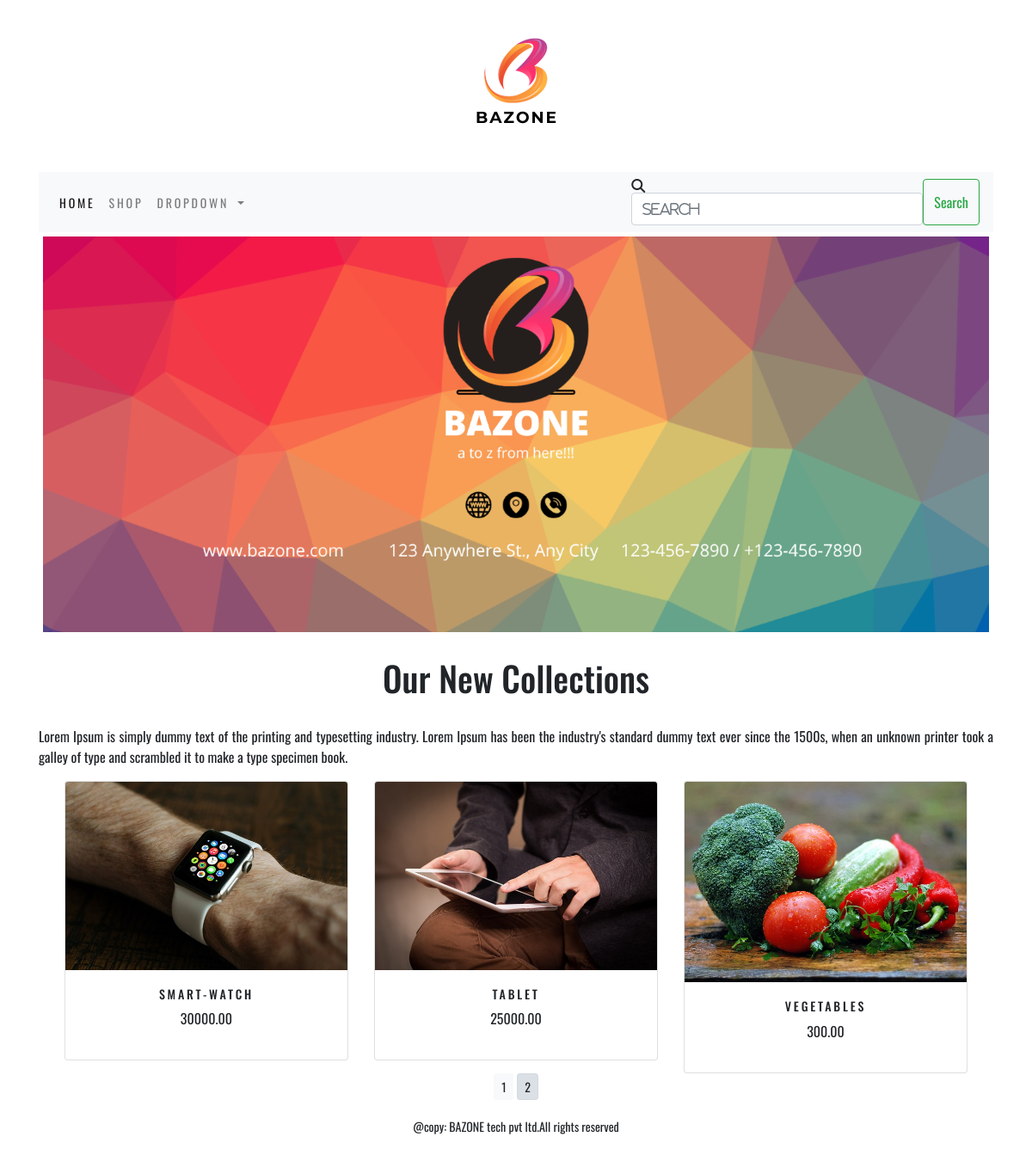
Screenshot of /shop/?page=2 with the database file from the repository.
### ecomapp/models.py (models this page shows, shortened)
class Product(models.Model):
    name = models.CharField(max_length=250, unique=True)
    slug = models.SlugField(max_length=250, unique=True)
    description = models.TextField(blank=True)
    price = models.DecimalField(max_digits=20, decimal_places=2)
    category = models.ForeignKey(Category, on_delete=models.CASCADE)
    image = models.ImageField(upload_to='product', blank=True)
    stock = models.IntegerField()
    available = models.BooleanField(default=True)
    created = models.DateTimeField(auto_now_add=True)
    updated = models.DateTimeField(auto_now=True)
    class Meta:
        ordering = ('name',)
        verbose_name = 'product'
        verbose_name_plural = 'products'
    def get_url(self):
        return reverse('shop:product_details', args=[self.category.slug, self.slug])

### ecomapp/views.py (the view)
# urls.py: path('', views.allprodcat, name="AllProdCat"),
def allprodcat(request, c_slug=None):
    c_page = None
    products_list = None
    if c_slug is not None:
        c_page = get_object_or_404(Category, slug=c_slug)
        products_list = Product.objects.all().filter(category=c_page, available=True)
    else:
        products_list = Product.objects.all().filter(available=True)
    paginator = Paginator(products_list, 6)
    try:
        page = int(request.GET.get('page', '1'))
    except:
        page = 1
    try:
        products = paginator.page(page)
    except(EmptyPage, InvalidPage):
        products = paginator.page(paginator.num_pages)
    return render(request, 'category.html', {'category': c_page, 'products': products})

### cartapp/context_processors.py (called while the page is built)
def counter(request):
    item_count = 0
    if 'admin' in request.path:
        return {}
    else:
        try:
            cart = Cart.objects.filter(cart_id=cart_id1(request))
            cart_items = CartItem.objects.all().filter(cart=cart[:1])
            for cart_item in cart_items :
                item_count += cart_item.quantity
        except DoesNotExist:
            item_count = 0
    return {'item_count': item_count}

### cartapp/views.py (called while the page is built)
def cart_id1(request):
    cart = request.session.session_key
    if not cart:
        cart = request.session.create()
    return cart

### ecomapp/context_processors.py (called while the page is built)
def menu_links(request):
    links = Category.objects.all()
    return dict(links=links)

### ecomapp/models.py (called while the page is built)
    def get_url(self):
        return reverse('shop:product_by_category', args=[self.slug])

### templates/category.html (shortened to what this page needs)
{% extends 'base.html' %}
{% load static %}
{% block content %}
    <div class="mx-auto">
        {% if category %}
        <img class="my-image" src="{{category.image.url}}" alt="{{category.name}}">
    </div>
    <br>
    <div class="mx-auto">
        <h1 class="text-center my-title">{{category.name}}</h1>
        <br>
        <p class="text-justify">{{category.description}}</p>
    </div>
    {% else %}
    <div>
        <img class="my-image my-image-padding" src="{% static 'img/banner.png' %}" alt="our products">
    </div>
    <br>
    <div>
        <h1 class="text-center my-title">Our New Collections</h1>
        <br>
        <p class="text-justify">Lorem Ipsum is simply dummy text of the printing and typesetting industry. Lorem Ipsum has been the industry's standard dummy text ever since the 1500s, when an unknown printer took a galley of type and scrambled it to make a type specimen book.</p>
    </div>
        {% endif %}
<div class="container">
    <div class="row mx-auto">
        {% for product in products.object_list %}
        <div class="my-margin col-9 col-sm-12 col-md-4 col-lg-4">
            <div class="card text-center" style="min-width:18rem;">
                <a href="{{product.get_url}}"><img class="card-img-top my-image" src="{{product.image.url}}" alt="{{product.name}}"></a>
                <div class="card-body">
                    <h4>{{product.name}}</h4>
                    <p>{{product.price}}</p>
                </div>
            </div>
        </div>
        {% endfor %}
    </div>
    <div class="mx-auto">
        {% if products.paginator.num_pages > 1 %}
        <div class="text-center">
            {% for pg in products.paginator.page_range %}
            <a href="?page={{pg}}" class="btn btn-light btn-sm {% if products.number == pg %} active {% endif %}">{{pg}}</a>
            {% endfor %}
        </div>
        {% endif %}
        </div>
    </div>
{% endblock %}

### static/css/custom.css (style rules this page uses)
body { font-family: 'Oswald', sans-serif; }
.my-image { width:100%; height:auto; }
.my-image-padding { padding:5px }
.card-body h4 { font-size:14px; text-transform:uppercase; letter-spacing:.2em; }

### rows the page displays
Product: image (picture), name "SMART-WATCH", price "30000.00"
Product: image (picture), name "TABLET", price "25000.00"
Product: image (picture), name "VEGETABLES", price "300.00"

### other values shown
{{ pg }} "1" "2"
